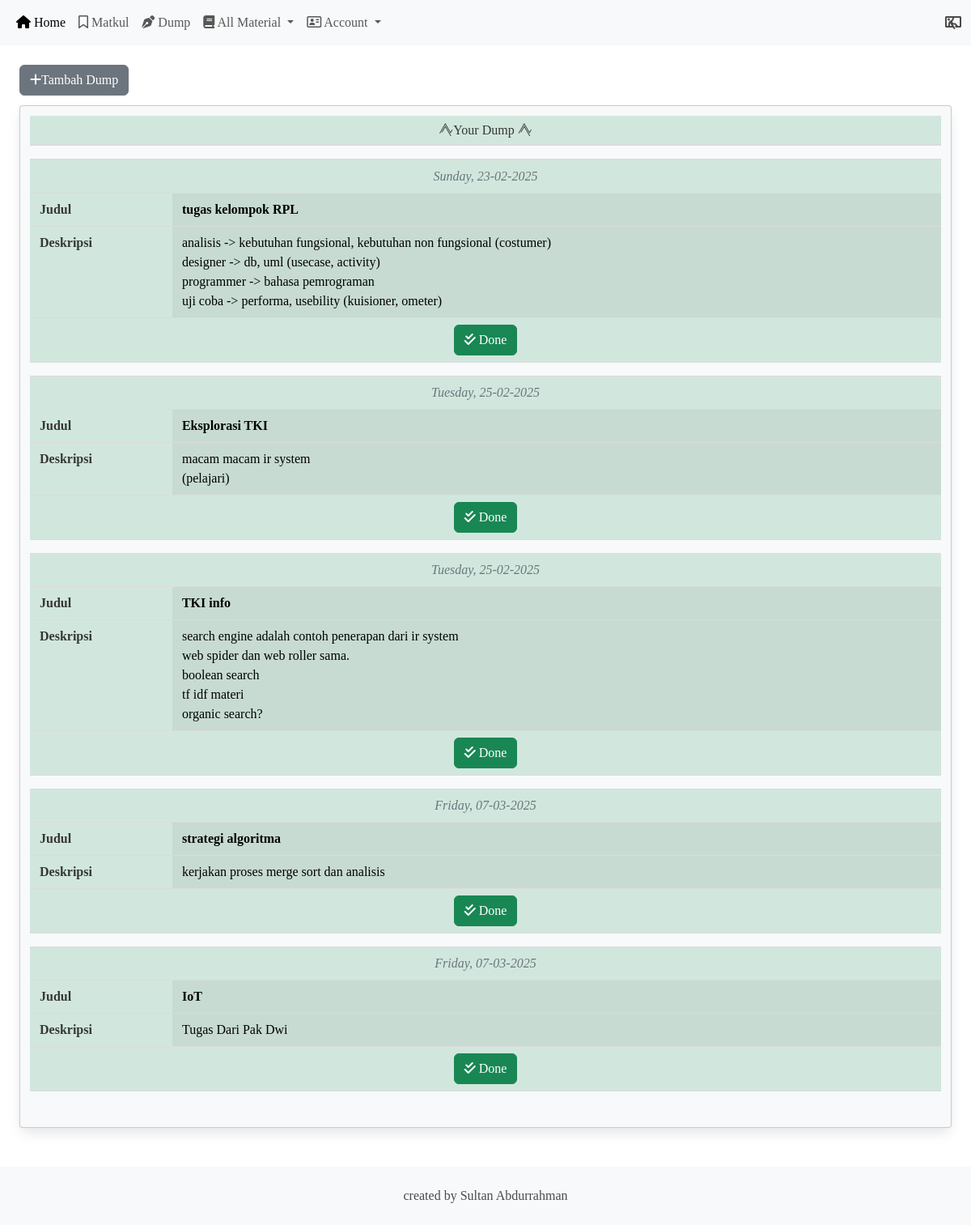
Screenshot of /dashboard/user/dumb.php (signed in) with the database file from the repository.
### tables this page shows
CREATE TABLE IF NOT EXISTS `dumb` (
  `id` int(11) NOT NULL AUTO_INCREMENT,
  `judul` varchar(225) DEFAULT NULL,
  `deskripsi` varchar(4000) DEFAULT NULL,
  `tanggal_buat` date DEFAULT NULL,
  `id_user` int(11) DEFAULT NULL,
  PRIMARY KEY (`id`),
  KEY `id_user` (`id_user`)
);

### dashboard/user/dumb.php (the view, shortened to what this page needs)
<?php
include '../../config/koneksi.php';
include '../../layout/header.php';
$query = "SELECT * FROM dumb WHERE id_user = ".$_SESSION['id'];
$result = mysqli_query($conn, $query);
?>
<main>
    <div class="container-fluid p-5">
        <a href="addDumb.php" class="btn btn-secondary mb-3"><i class="fa-solid fa-plus"></i>Tambah Dump</a>
        <div class="card bg-light p-3">
            <table class="table table-success table-striped-columns table-borderless">
                <thead>
                    <tr>
                        <td colspan="2"><h2 class="text-center"><i class="fa-brands fa-think-peaks"></i>Your Dump <i class="fa-brands fa-think-peaks"></h2></td>
                    </tr>
                    <tr><td colspan="2" class="bg-light"></td></tr>
                </thead>
                <tbody>
                    <?php while ($row = mysqli_fetch_assoc($result)) { ?>
                        <tr>
                        <td colspan="2" class="text-center text-secondary">
                            <i>
                                <?= date('l, d-m-Y', strtotime($row['tanggal_buat'])); ?>
                            </i>
                        </td>
                        </tr>
                    <tr>
                        <th>Judul</th>
                        <td><b><?= $row['judul']; ?></b></td>
                    </tr>
                    <tr>
                    	<th>Deskripsi</th>
                    	<td>
                    		<?= isset($row['deskripsi']) ? nl2br(htmlspecialchars($row['deskripsi'])) : 'Tidak ada deskripsi'; ?>
                    	</td>
                    </tr>
                    <tr>
                        <td colspan="2" class="text-center">
                            <a href="delete.php?id=<?php echo $row['id']; ?>&table=dumb" onclick="doneData(event)" class="btn btn-success"><i class="fa-solid fa-check-double"></i> Done</a>
                        </td>
                    </tr>
                    <tr><td colspan="2" class="bg-light"></td></tr>
                    <?php } ?>
                </tbody>
            </table>
        </div>
    </div>
</main>
<?php include '../../layout/footer.php' ?>

### layout/header.php (style rules this page uses)
body { font-family: 'Playfair Display', serif; font-weight: 400; }

### rows the page displays
dumb: tanggal_buat "Sunday, 23-02-2025", judul "tugas kelompok RPL", deskripsi "analisis -> kebutuhan fungsional, kebutuhan non fungsional (costumer) designer -> db, uml (usecase, activity) programmer -> bahasa pemrograman uji coba -> performa, usebility (kuisioner, ometer)"
dumb: tanggal_buat "Tuesday, 25-02-2025", judul "Eksplorasi TKI", deskripsi "macam macam ir system (pelajari)"
dumb: tanggal_buat "Tuesday, 25-02-2025", judul "TKI info", deskripsi "search engine adalah contoh penerapan dari ir system web spider dan web roller sama. boolean search tf idf materi organic search?"
dumb: tanggal_buat "Friday, 07-03-2025", judul "strategi algoritma", deskripsi "kerjakan proses merge sort dan analisis"
dumb: tanggal_buat "Friday, 07-03-2025", judul "IoT", deskripsi "Tugas Dari Pak Dwi"
